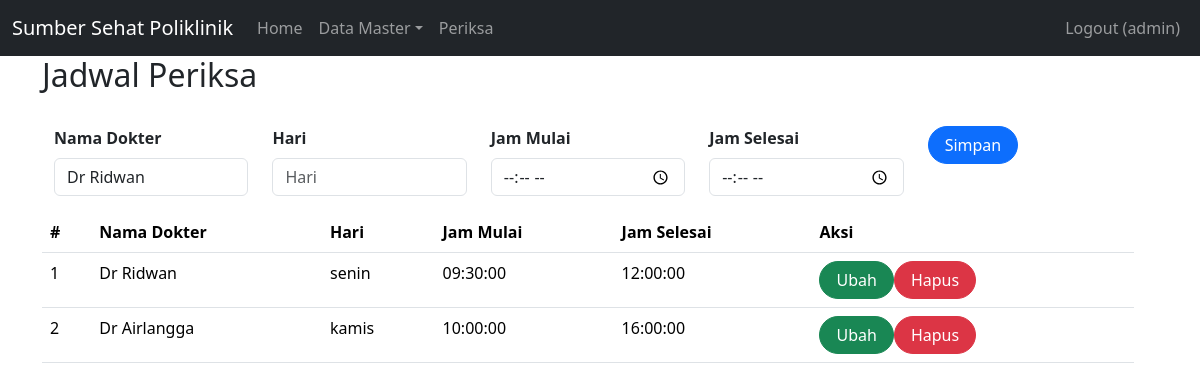
Page /index.php?page=jadwal_periksa (signed in) on the committed database.
### tables this page shows
CREATE TABLE `jadwal_periksa` (
  `id` int(11) UNSIGNED NOT NULL,
  `id_dokter` int(11) UNSIGNED NOT NULL,
  `hari` enum('senin','selasa','rabu','kamis','jumat') NOT NULL,
  `jam_mulai` time NOT NULL,
  `jam_selesai` time NOT NULL
);

CREATE TABLE `dokter` (
  `id` int(11) UNSIGNED NOT NULL,
  `nama` varchar(255) DEFAULT NULL,
  `alamat` varchar(255) DEFAULT NULL,
  `no_hp` varchar(50) DEFAULT NULL,
  `id_poli` int(11) UNSIGNED NOT NULL
);

### jadwal_periksa.php (the view, shortened to what this page needs)
<div class="container">
    <h2>Jadwal Periksa</h2>
<br>
    <?php
include'koneksi.php';
?>
<body>
<div class="container">
    <form class="form row"  method="POST" action="" name="myForm" onsubmit="return(validate());">
    <?php
    $id_dokter= '';
    $hari= '';
    $jam_mulai = '';
    $jam_selesai ='';
    ?>
    <div class="row">
        <div class="col">
        <label for="inputNama" class="form-label fw-bold">
            Nama Dokter
        </label>
        <select class="form-control" name="id_dokter">
        <?php
        $selected = '';
        $dokter = mysqli_query($mysqli, "SELECT * FROM dokter");
        while ($data = mysqli_fetch_array($dokter)) {
            if ($data['id'] == $id_dokter) {
                $selected = 'selected="selected"';
            } else {
                $selected = '';
            }
        ?>
            <option value="<?php echo $data['id'] ?>" <?php echo $selected ?>><?php echo $data['nama'] ?></option>
        <?php
        }
        ?>
    </select>
    </div>
        <div class="col">
        <label for="inputHari" class="form-label fw-bold">
            Hari
        </label>
        <input type="enum" class="form-control" name="hari" id="inputHari" placeholder="Hari" value="<?php echo $hari ?>">
    </div>
    <div class="col">
        <label for="inputJam_mulai" class="form-label fw-bold">
            Jam Mulai
        </label>
        <input type="time" class="form-control" name="jam_mulai" id="inputJam_mulai" placeholder="Jam mulai" value="<?php echo $jam_mulai ?>">
    </div>
    <div class="col">
        <label for="inputJam_selesai" class="form-label fw-bold">
            Jam Selesai
        </label>
        <input type="time" class="form-control" name="jam_selesai" id="inputJam_selesai" placeholder="Jam selesai" value="<?php echo $jam_selesai ?>">
    </div>
    <div class="col">
        <button type="submit" class="btn btn-primary rounded-pill px-3" name="simpan">Simpan</button>
    </div>
    </form>
    <br>
    <br>
    <table class="table table-hover">
    <table class="table table-hover">
    <thead>
        <tr>
            <th scope="col">#</th>
            <th scope="col">Nama Dokter</th>
            <th scope="col">Hari</th>
            <th scope="col">Jam Mulai</th>
            <th scope="col">Jam Selesai</th>
            <th scope="col">Aksi</th>
        </tr>
    </thead>
        <tbody>
    <?php
    $result = mysqli_query($mysqli, "SELECT dp.*, p.nama as 'nama_dokter' FROM jadwal_periksa dp LEFT JOIN dokter p ON (dp.id_dokter=p.id) ORDER BY id ASC");
    if (mysqli_num_rows($result) > 0) {
        $no = 1;
        while ($data = mysqli_fetch_array($result)) {
            echo "<tr>";
            echo "<td>" . $no++ . "</td>";
            echo "<td>" . $data['nama_dokter'] . "</td>";
            echo "<td>" . $data['hari'] . "</td>";
            echo "<td>" . $data['jam_mulai'] . "</td>";
            echo "<td>" . $data['jam_selesai'] . "</td>";
            echo "<td>";
            echo '<a class="btn btn-success rounded-pill px-3" href="index.php?page=jadwal_periksa&id=' . $data['id'] . '">Ubah</a>';
            echo '<a class="btn btn-danger rounded-pill px-3" href="index.php?page=jadwal_periksa&id=' . $data['id'] . '&aksi=hapus">Hapus</a>';
            echo "</td>";
            echo "</tr>";
        }
    } else {
        echo "No rows returned.";
    }
    ?>
    </tbody>
    </table>

### rows in the picture
jadwal_periksa: id_dokter.nama "Dr Ridwan", hari "senin", jam_mulai "09:30:00", jam_selesai "12:00:00"
jadwal_periksa: id_dokter.nama "Dr Airlangga", hari "kamis", jam_mulai "10:00:00", jam_selesai "16:00:00"

### other values in the picture
$_SESSION['username'] "admin"
form field id_dokter "Dr Ridwan"
